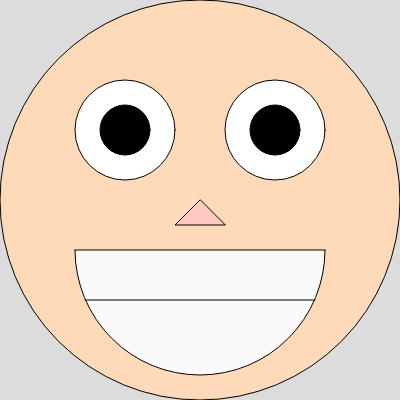
Frame 1 (no input)
Frame 60 (no input): identical to frame 1, image omitted
Frame 120 (the mouse pressed at the canvas centre since frame 60): identical to frame 1, image omitted

The p5.js sketch that drew this single still picture (run headless with seeded random() and noise() and a simulated clock; from frame 60 on, the mouse is pressed at the canvas centre):

// p5.js sketch
// ── sketch.js
function setup() {
  createCanvas(400, 400);
  angleMode(DEGREES);
}

function draw() {
  background(220);
  // point(200,200);
  // line(0,0,400,400);
  // triangle(200,0,0,400,400,400);
  fill('#FFDAB9');
  circle(200,200,400);
  fill(255,255,255);
  circle(125,130,100);
  circle(275,130,100);
  fill(0, 0, 0);
  circle(125,130,50);
  circle(275,130,50);
  fill(255,200,190);
  triangle(200,200,175,225,225,225);
  fill(250,250,250);
  arc(200,250,250,250,0,180);
  line(85,300,315,300);
  arc()
  line(75,250,325,250);
  // ellipse(200,200,250,150);
  // rect(150,100,100,200,200,100,200,200);
  // rect(100,200,200,100);
  // arc(40,40,70,70);
}
